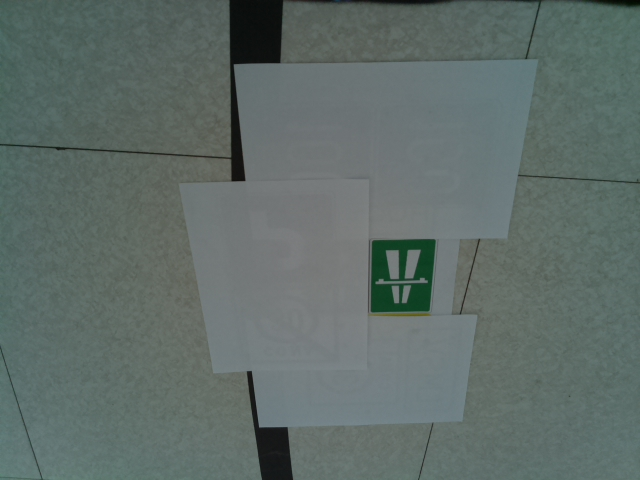
#> input picture sample.jpg, 640 x 480 px
$ python test1.py
#> lines starting #> are read from the running program, lines starting #| are printed output that depends on the picture
# first test py

import cv2
import numpy as np


def click_and_crop(event, x, y, flags, param):
    if event == cv2.EVENT_LBUTTONDOWN:
        print(x, y)

w, h = 1000, 750

origimg = cv2.imread('../sample.jpg')
#> origimg is the input picture: shape (480, 640, 3); mean B, G, R 104.7, 108.4, 95.4

resizedimg = cv2.resize(origimg, (w, h))

Mrot = cv2.getRotationMatrix2D((w / 2, h / 2), 180, 1.0)
img = cv2.warpAffine(resizedimg, Mrot, (w, h))
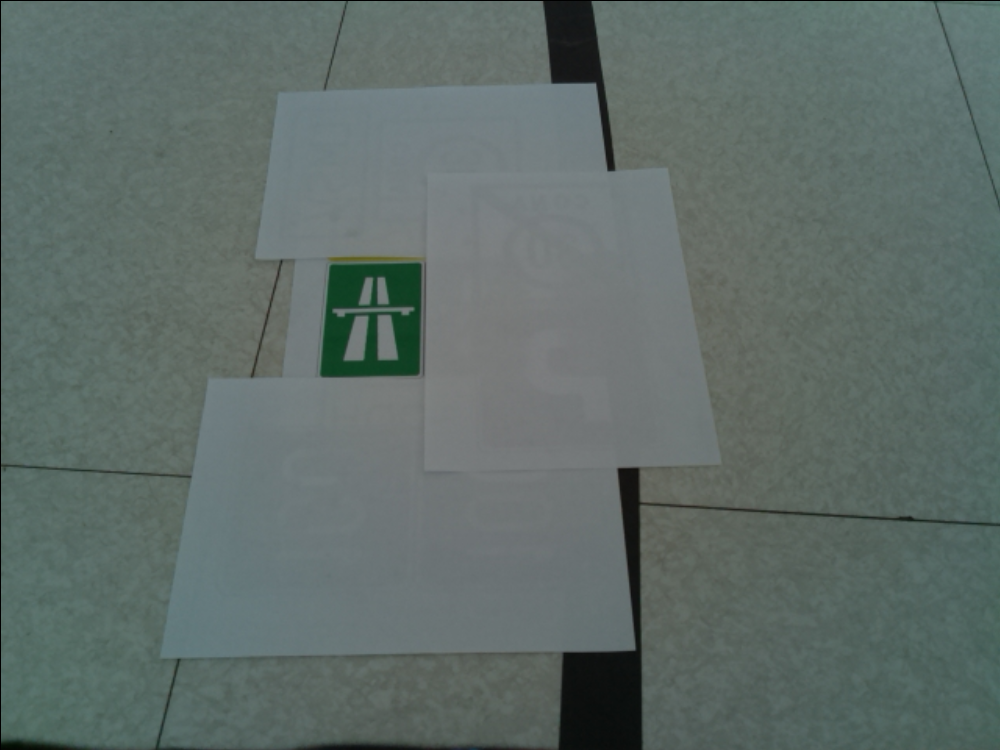
#> img: shape (750, 1000, 3); mean B, G, R 104.4, 108.1, 95.1

pts1 = np.float32([[178, 95], [522, 100], [32, 275], [511, 288]])
pts2 = np.float32([[177, 95], [401, 98], [178, 318], [398, 316]])

M = cv2.getPerspectiveTransform(pts1, pts2)
dst = cv2.warpPerspective(img, M, (w, h))
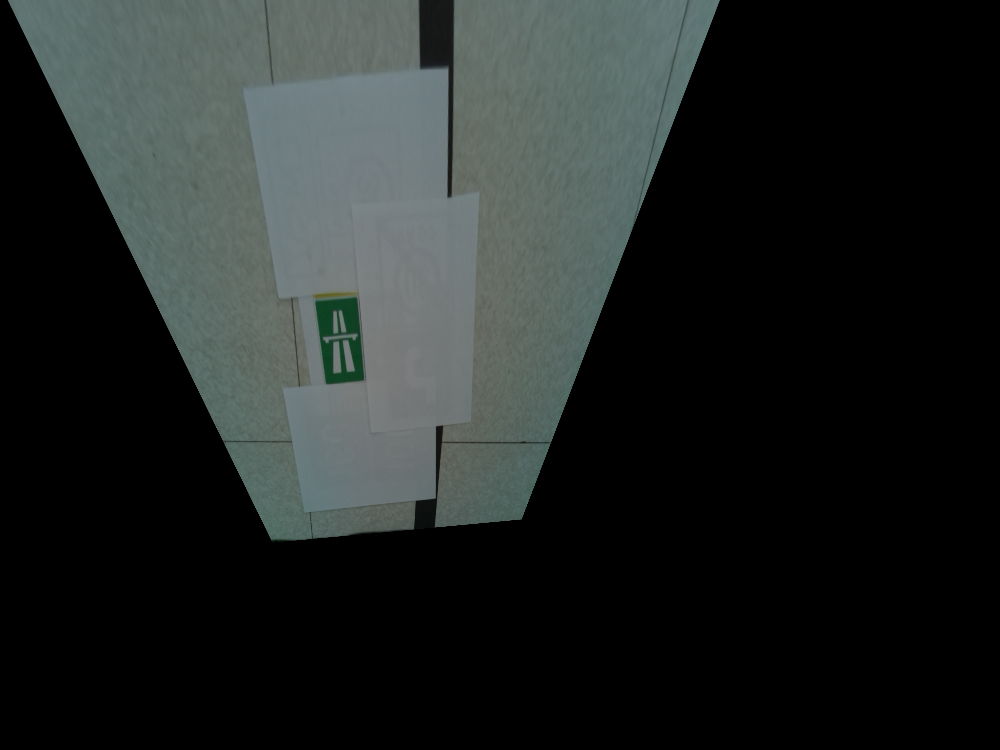
#> dst: shape (750, 1000, 3); mean B, G, R 36.9, 38.1, 33.6

cv2.namedWindow("image")
cv2.setMouseCallback("image", click_and_crop)

cv2.imshow('image', dst)
cv2.waitKey(0)
